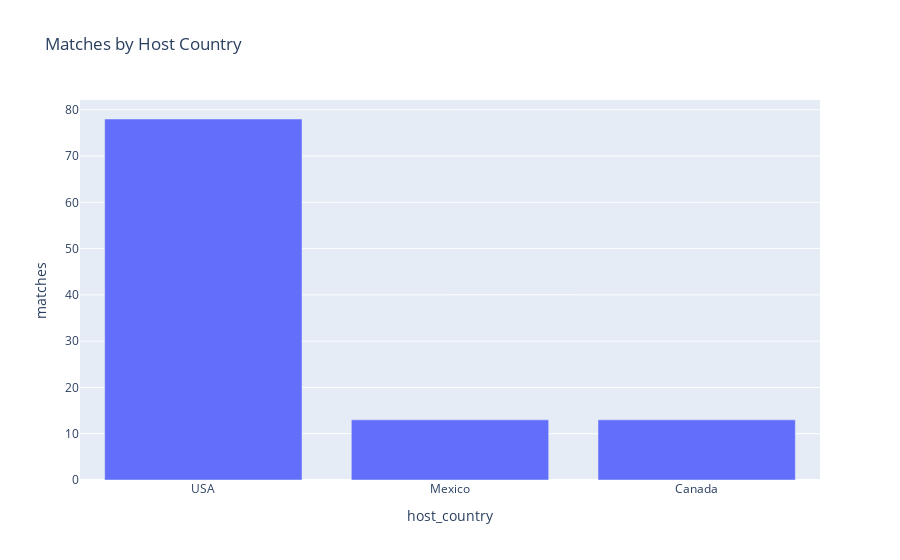

The code cell stored with this chart in its notebook:
### Code cell
fig = px.bar(host_counts, x="host_country", y="matches", title="Matches by Host Country")
fig

### Figure 1 — Plotly figure (JSON) as saved in the notebook; plotly's stock layout.template omitted (floating-point values rounded to 4 significant figures)
{"data": [{"alignmentgroup": "True", "hovertemplate": "host_country=%{x}<br>matches=%{y}<extra></extra>", "legendgroup": "", "marker": {"color": "#636efa", "pattern": {"shape": ""}}, "name": "", "offsetgroup": "", "orientation": "v", "showlegend": false, "textposition": "auto", "type": "bar", "x": ["USA", "Mexico", "Canada"], "xaxis": "x", "y": [78, 13, 13], "yaxis": "y"}], "layout": {"barmode": "relative", "legend": {"tracegroupgap": 0}, "title": {"text": "Matches by Host Country"}, "xaxis": {"anchor": "y", "domain": [0, 1], "title": {"text": "host_country"}}, "yaxis": {"anchor": "x", "domain": [0, 1], "title": {"text": "matches"}}}}
